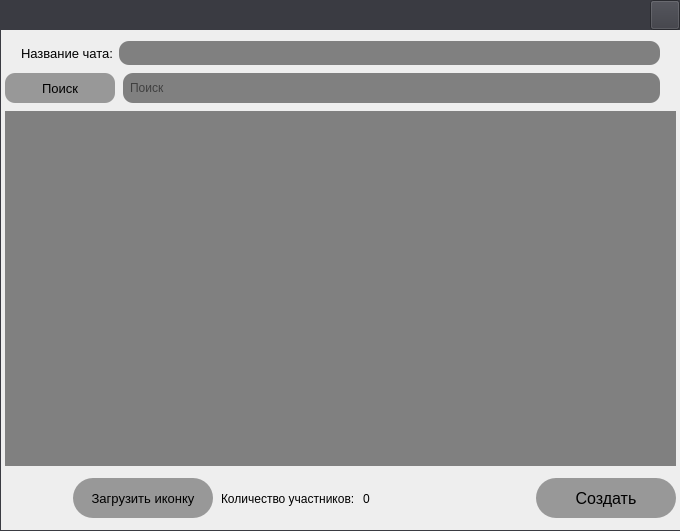
<?xml version="1.0" encoding="UTF-8"?>
<ui version="4.0">
 <class>Form</class>
 <widget class="QWidget" name="Form">
  <property name="geometry">
   <rect>
    <x>0</x>
    <y>0</y>
    <width>680</width>
    <height>531</height>
   </rect>
  </property>
  <property name="windowTitle">
   <string>Form</string>
  </property>
  <property name="styleSheet">
   <string notr="true">background:#3a3b42;</string>
  </property>
  <widget class="QWidget" name="verticalWidget" native="true">
   <property name="geometry">
    <rect>
     <x>0</x>
     <y>0</y>
     <width>681</width>
     <height>531</height>
    </rect>
   </property>
   <layout class="QVBoxLayout" name="verticalLayout">
    <property name="spacing">
     <number>8</number>
    </property>
    <property name="leftMargin">
     <number>1</number>
    </property>
    <property name="rightMargin">
     <number>1</number>
    </property>
    <property name="bottomMargin">
     <number>1</number>
    </property>
    <item>
     <layout class="QVBoxLayout" name="verticalLayout_2">
      <property name="spacing">
       <number>0</number>
      </property>
      <item>
       <widget class="QWidget" name="horizontalWidget" native="true">
        <property name="maximumSize">
         <size>
          <width>16777215</width>
          <height>30</height>
         </size>
        </property>
        <property name="styleSheet">
         <string notr="true"/>
        </property>
        <layout class="QHBoxLayout" name="horizontalLayout_3" stretch="0,0">
         <property name="spacing">
          <number>0</number>
         </property>
         <property name="leftMargin">
          <number>0</number>
         </property>
         <property name="topMargin">
          <number>0</number>
         </property>
         <property name="rightMargin">
          <number>0</number>
         </property>
         <property name="bottomMargin">
          <number>0</number>
         </property>
         <item>
          <spacer name="horizontalSpacer">
           <property name="orientation">
            <enum>Qt::Horizontal</enum>
           </property>
           <property name="sizeHint" stdset="0">
            <size>
             <width>40</width>
             <height>10</height>
            </size>
           </property>
          </spacer>
         </item>
         <item>
          <widget class="QPushButton" name="Exit">
           <property name="minimumSize">
            <size>
             <width>30</width>
             <height>30</height>
            </size>
           </property>
           <property name="maximumSize">
            <size>
             <width>30</width>
             <height>30</height>
            </size>
           </property>
           <property name="font">
            <font>
             <pointsize>10</pointsize>
             <stylestrategy>PreferDefault</stylestrategy>
            </font>
           </property>
           <property name="styleSheet">
            <string notr="true"/>
           </property>
           <property name="text">
            <string/>
           </property>
           <property name="icon">
            <iconset>
             <normaloff>../Image/application_exit_icon.svg</normaloff>../Image/application_exit_icon.svg</iconset>
           </property>
          </widget>
         </item>
        </layout>
       </widget>
      </item>
      <item>
       <widget class="QWidget" name="verticalWidget_3" native="true">
        <property name="styleSheet">
         <string notr="true">background:#EEEEEE;</string>
        </property>
        <layout class="QVBoxLayout" name="verticalLayout_3" stretch="0,0,0,0">
         <property name="spacing">
          <number>8</number>
         </property>
         <property name="leftMargin">
          <number>4</number>
         </property>
         <property name="topMargin">
          <number>1</number>
         </property>
         <property name="rightMargin">
          <number>4</number>
         </property>
         <property name="bottomMargin">
          <number>7</number>
         </property>
         <item>
          <widget class="QWidget" name="horizontalWidget" native="true">
           <property name="styleSheet">
            <string notr="true"/>
           </property>
           <layout class="QHBoxLayout" name="horizontalLayout">
            <property name="sizeConstraint">
             <enum>QLayout::SetDefaultConstraint</enum>
            </property>
            <property name="leftMargin">
             <number>16</number>
            </property>
            <property name="topMargin">
             <number>10</number>
            </property>
            <property name="rightMargin">
             <number>16</number>
            </property>
            <property name="bottomMargin">
             <number>0</number>
            </property>
            <item>
             <widget class="QLabel" name="label">
              <property name="font">
               <font>
                <pointsize>10</pointsize>
               </font>
              </property>
              <property name="styleSheet">
               <string notr="true">color:black;</string>
              </property>
              <property name="text">
               <string>Название чата:</string>
              </property>
             </widget>
            </item>
            <item>
             <widget class="QLineEdit" name="NameChatLineEdit">
              <property name="layoutDirection">
               <enum>Qt::LeftToRight</enum>
              </property>
              <property name="styleSheet">
               <string notr="true">padding:4px;background:grey;border-radius:10px</string>
              </property>
             </widget>
            </item>
           </layout>
          </widget>
         </item>
         <item>
          <layout class="QHBoxLayout" name="horizontalLayout_5">
           <property name="leftMargin">
            <number>0</number>
           </property>
           <property name="rightMargin">
            <number>16</number>
           </property>
           <item>
            <widget class="QPushButton" name="FindButtonToCreateChat">
             <property name="minimumSize">
              <size>
               <width>110</width>
               <height>30</height>
              </size>
             </property>
             <property name="font">
              <font>
               <family>Helvetica</family>
               <pointsize>10</pointsize>
              </font>
             </property>
             <property name="styleSheet">
              <string notr="true">background:#989898;border-radius:10px;</string>
             </property>
             <property name="text">
              <string>Поиск</string>
             </property>
             <property name="icon">
              <iconset>
               <normaloff>../Image/search.svg</normaloff>../Image/search.svg</iconset>
             </property>
            </widget>
           </item>
           <item>
            <widget class="QLineEdit" name="LineEditToCreateChat">
             <property name="minimumSize">
              <size>
               <width>0</width>
               <height>30</height>
              </size>
             </property>
             <property name="styleSheet">
              <string notr="true">padding:5px;background:grey;border-radius:10px</string>
             </property>
             <property name="placeholderText">
              <string>Поиск</string>
             </property>
            </widget>
           </item>
          </layout>
         </item>
         <item>
          <widget class="QListWidget" name="listWidgetCreateChat">
           <property name="styleSheet">
            <string notr="true">background:grey;border:none;</string>
           </property>
           <property name="verticalScrollBarPolicy">
            <enum>Qt::ScrollBarAlwaysOff</enum>
           </property>
           <property name="horizontalScrollBarPolicy">
            <enum>Qt::ScrollBarAlwaysOff</enum>
           </property>
           <property name="spacing">
            <number>5</number>
           </property>
          </widget>
         </item>
         <item>
          <layout class="QHBoxLayout" name="horizontalLayout_4">
           <property name="leftMargin">
            <number>0</number>
           </property>
           <property name="topMargin">
            <number>2</number>
           </property>
           <property name="rightMargin">
            <number>0</number>
           </property>
           <property name="bottomMargin">
            <number>2</number>
           </property>
           <item>
            <widget class="QLabel" name="label_2">
             <property name="text">
              <string/>
             </property>
            </widget>
           </item>
           <item>
            <widget class="QLabel" name="IconCustominCreateChat">
             <property name="minimumSize">
              <size>
               <width>45</width>
               <height>45</height>
              </size>
             </property>
             <property name="maximumSize">
              <size>
               <width>45</width>
               <height>45</height>
              </size>
             </property>
             <property name="text">
              <string/>
             </property>
            </widget>
           </item>
           <item>
            <widget class="QPushButton" name="LoadIconChat">
             <property name="minimumSize">
              <size>
               <width>140</width>
               <height>40</height>
              </size>
             </property>
             <property name="font">
              <font>
               <family>Helvetica</family>
               <pointsize>10</pointsize>
              </font>
             </property>
             <property name="styleSheet">
              <string notr="true">background:#989898;border-radius:20px;</string>
             </property>
             <property name="text">
              <string>Загрузить иконку</string>
             </property>
            </widget>
           </item>
           <item>
            <widget class="QLabel" name="label_3">
             <property name="text">
              <string>Количество участников:</string>
             </property>
            </widget>
           </item>
           <item>
            <widget class="QLabel" name="CountParticipants">
             <property name="text">
              <string>0</string>
             </property>
            </widget>
           </item>
           <item>
            <spacer name="horizontalSpacer_2">
             <property name="orientation">
              <enum>Qt::Horizontal</enum>
             </property>
             <property name="sizeHint" stdset="0">
              <size>
               <width>40</width>
               <height>20</height>
              </size>
             </property>
            </spacer>
           </item>
           <item>
            <widget class="QPushButton" name="CreateChatButton">
             <property name="minimumSize">
              <size>
               <width>140</width>
               <height>40</height>
              </size>
             </property>
             <property name="font">
              <font>
               <family>Helvetica</family>
               <pointsize>12</pointsize>
               <kerning>true</kerning>
              </font>
             </property>
             <property name="styleSheet">
              <string notr="true">background:#989898;border-radius:20px;</string>
             </property>
             <property name="text">
              <string>Создать</string>
             </property>
            </widget>
           </item>
          </layout>
         </item>
        </layout>
       </widget>
      </item>
     </layout>
    </item>
   </layout>
  </widget>
 </widget>
 <resources>
  <include location="../../../Redours/interface.qrc"/>
 </resources>
 <connections/>
</ui>
